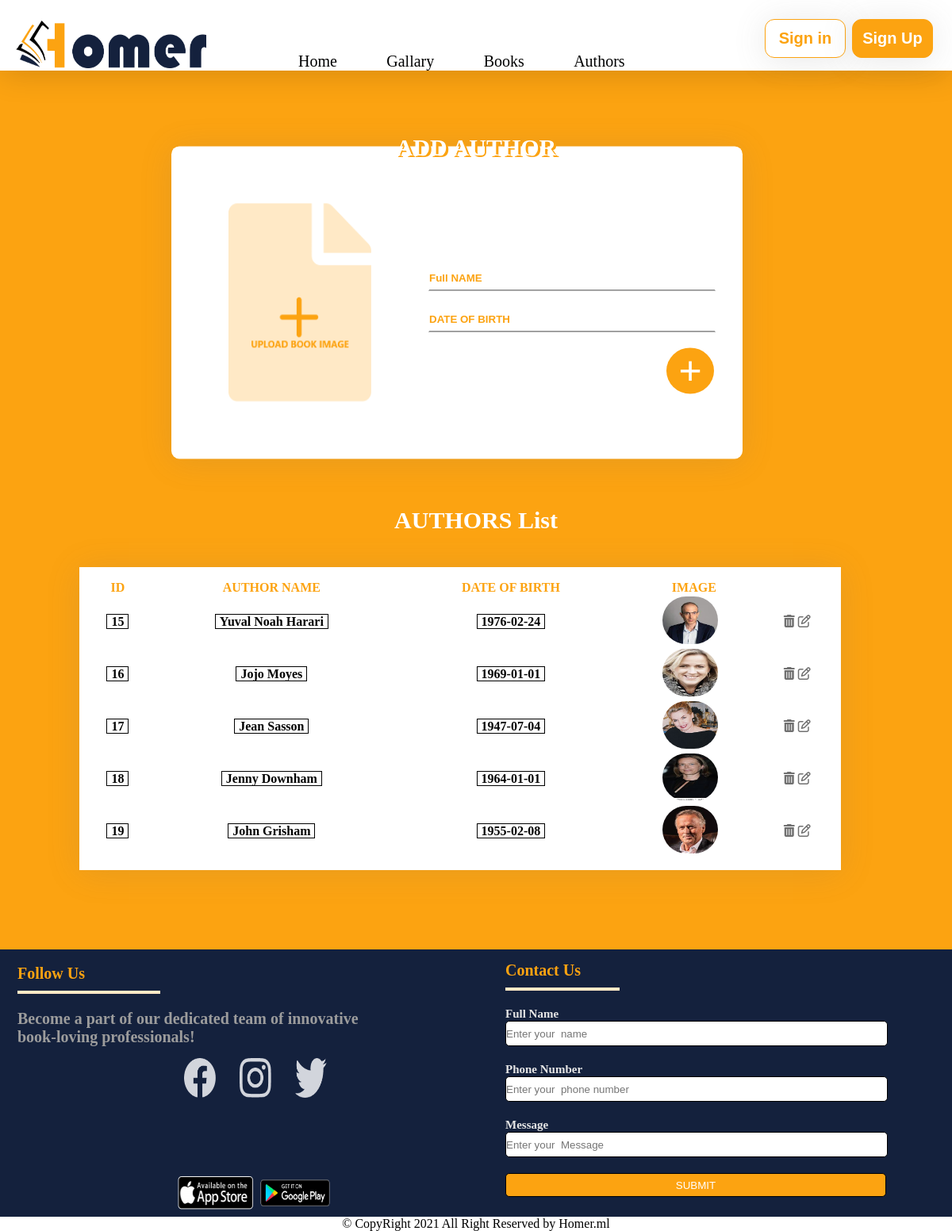
The page /authoradd.php on the database its author committed.
### tables this page shows
CREATE TABLE `author` (
  `ID` int(11) NOT NULL,
  `A_name` varchar(100) NOT NULL,
  `D_brith` date NOT NULL,
  `img` varchar(100) NOT NULL
);

### authoradd.php (the view, shortened to what this page needs)
<?php
$connect = mysqli_connect("localhost", "root", "", "library");
 $query="SELECT * FROM author ORDER BY ID ASC";
 $res=mysqli_query($connect,$query);
?>
<!DOCTYPE html>
<html>
<head>
    <link rel="stylesheet" type="text/css" href="styles/style.css">
	<link rel="stylesheet" href="styles/styles.css">
	<link rel="stylesheet" href="styles/footerf.css">
</head>
<body>
<header>
		<img class="logo" src="images/homer.png">
		<div class="navcont navhide">
			<a href="index.php">Home</a>
			<a href="gallery.php">Gallary</a>
			<a href="bookadd.php">Books</a>
			<a href="authoradd.php">Authors</a>
		</div>
		<div class="login navhide">
			<button class="in">Sign in</button>
			<button class="up">Sign Up</button>
		</div>
	</header>
<section class="bod">
	<h2 class="titleadd">ADD AUTHOR</h2>
	<div class="Add">
			<img src="images/addpic.png" id="addpc"  onclick="upld()">
		<form name="authorform" onsubmit="validation();" class="athform" style="margin-top: 150px;" action="insertA.php"  method="post" enctype="multipart/form-data">
			<div class="inp">
				<input type="text" id="title" name="athorname" placeholder="Full NAME">
			</div>
			<div class="inp">
                <input type="text" id="birthd" name="bithd" placeholder="DATE OF BIRTH" onfocus="(this.type='date')" onblur="(this.type='text')">
			</div>
			<div class="btn">
				<button>+</button>
			</div>
		</form>
		</div>
</section>
<h2>AUTHORS List</h2>
<table>
		<tr>
			<th>ID</th>
			<th>AUTHOR NAME</th>
			<th>DATE OF BIRTH</th>
			<th>IMAGE</th>
			<th></th>
		</tr>
        <?php  while($row = mysqli_fetch_assoc($res))
{?>
			 <tr>
				<td><label><?php echo $row['ID']?></label></td>
				<td><label><?php echo $row['A_name']?></label></td>
				<td><label><?php echo $row['D_brith']?></label></td>
				<td><img src="<?php echo $row['img']?>"></td>
				<td><a href="deleteA.php?id=<?php echo $row['ID']; ?>"><i class="fas fa-trash-alt op"  onclick="alert('deleted')"></i></a>  <a href="updatA.php?id=<?php echo $row['ID']; ?>"><i class="far fa-edit op" ></i> </a></td>
			</tr>
			<?php }?>
</table>
<footer>
        <div class="follow">
            <h3>Follow Us</h3>
            <p>Become a part of our dedicated team of innovative<br> book-loving professionals!</p>
            <div class="social">
                <img src="images/facebook.png">
                <img src="images/instagram.png">
                <img src="images/twitter.png">
            </div>
            <div class="app">
                <img src="images/as.png" alt="appstore">
                <img src="images/ps.png" alt="playstore">
            </div>
        </div>
            <form class="contact"><h3>Contact Us</h3>
                <div>
                    <label for="name">Full Name</label>
                    <input type="text" id="name" placeholder="Enter your  name" required>
                </div>
                <div>
                <label for="phone">Phone Number</label>
                <input type="text" id="phone" placeholder="Enter your  phone number" required>
                </div>
                <div>
                    <label for="message">Message</label>
                <input type="text" id="message" placeholder="Enter your  Message" required>
                </div>
                <button class="sub">SUBMIT</button>
            </form>
    </footer>
    <div class="cp">&copy; CopyRight 2021 All Right Reserved by Homer.ml</div>
</body>
</html>

### styles/style.css (style rules this page uses)
* { margin: 0; padding: 0; }
body { background: #fca311; }
header { display: -webkit-box; display: -ms-flexbox; display: flex; -webkit-box-orient: horizontal; -webkit-box-direction: normal; -ms-flex-direction: row; flex-direction: row; -ms-flex-line-pack: center; align-content: center; background: #fff; padding: 20px; -webkit-box-shadow: 0px 3px 40px rgba(0, 0, 0, 0.16); box-shadow: 0px 3px 40px rgba(0, 0, 0, 0.16); padding-bottom: 0; font-family: "Javanese Text"; }
header .logo { margin-top: 0.5%; width: 240px; height: 60px; }
header .navcont { position: relative; margin-left: 10%; margin-top: 4%; width: 60%; }
header a { color: #000; text-decoration: none; padding-right: 10%; font-size: 20px; }
header .login { display: -webkit-box; display: -ms-flexbox; display: flex; -webkit-box-orient: horizontal; -webkit-box-direction: normal; -ms-flex-direction: row; flex-direction: row; }
header .login button { width: 110px; height: 49px; border-radius: 12px; background: #fff; margin: 2%; border: 1px solid #fca311; -webkit-box-shadow: 0px 3px 40px rgba(114, 114, 114, 0.16); box-shadow: 0px 3px 40px rgba(114, 114, 114, 0.16); font-weight: bold; font-size: 20px; }
header .login button.in { color: #fca311; background-color: white; }
header .login button.up { background-color: #fca311; color: white; }
h2 { text-align: center; color: #fff; position: relative; z-index: 100; font-size: 30px; margin-top: 80px; text-shadow: 3px 2px #fca311; margin-bottom: -58px; }
.Add, .Addart { background-color: white; width: 60%; -webkit-box-shadow: 0px 3px 40px rgba(114, 114, 114, 0.16); box-shadow: 0px 3px 40px rgba(114, 114, 114, 0.16); border-radius: 10px; display: -webkit-box; display: -ms-flexbox; display: flex; -webkit-box-pack: center; -ms-flex-pack: center; justify-content: center; -ms-flex-line-pack: center; align-content: center; margin-bottom: 100px; -webkit-transform: translate(30%, 10%); transform: translate(30%, 10%); z-index: 1; }
.Add #addpc, .Addart #addpc { width: 25%; height: 250px; margin: 10%; }
.Add form, .Addart form { width: 70%; margin-top: 10%; margin-right: 5%; }
.Add form div input, .Add form div select, .Addart form div input, .Addart form div select { border: 1px solid white; border-bottom: 1px solid #474646; width: 100%; height: 30px; margin-bottom: 20px; color: #fca311; font-weight: bold; }
.Add form div.inp input::placeholder, .Addart form div.inp input::placeholder { color: #fca311; font-weight: bold; }
.Add form div.btn button, .Addart form div.btn button { border-radius: 50%; background-color: #fca311; color: white; border: none; font-size: 50px; float: right; width: 60px; }
table { background-color: white; width: 80%; margin: 100px; padding: 15px; -webkit-box-shadow: 0px 3px 40px rgba(114, 114, 114, 0.16); box-shadow: 0px 3px 40px rgba(114, 114, 114, 0.16); }
table tr { padding: 40px; }
table tr td { cursor: pointer; }
table tr td label { border: 1px solid black; font-weight: bold; padding: 0 5px; margin-bottom: 100px; }
table tr td .op { color: #707070; }
table img { -webkit-box-align: center; -ms-flex-align: center; align-items: center; margin-right: 10px; height: 60px; width: 70px; border-radius: 71px; }
table td { text-align: center; font-weight: bold; padding: 0; margin: 0; }
th { color: #fca311; }
table tr td:last-child, table tr td:nth-child(5) { border: none; }

### rows shown on the page
author: ID "15", A_name "Yuval Noah Harari", D_brith "1976-02-24", img (picture)
author: ID "16", A_name "Jojo Moyes", D_brith "1969-01-01", img (picture)
author: ID "17", A_name "Jean Sasson", D_brith "1947-07-04", img (picture)
author: ID "18", A_name "Jenny Downham", D_brith "1964-01-01", img (picture)
author: ID "19", A_name "John Grisham", D_brith "1955-02-08", img (picture)
